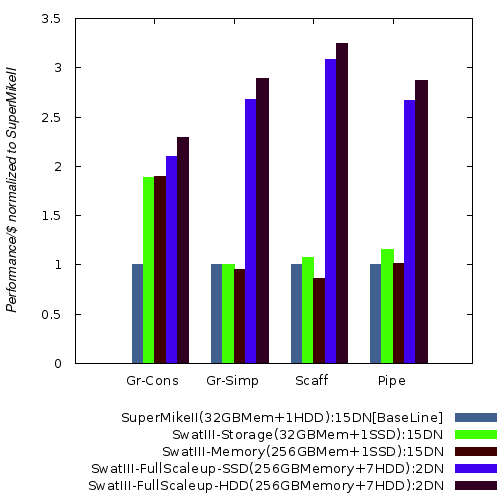

The script that saved this image:
set terminal png size 500,500 enhanced font 'Verdana,10'
set output 'ComparePerfPerDollar.png'
set key below
set ylabel '{/Helvetica-Oblique Performance/$ normalized to SuperMikeII}'
set style fill solid
set style data histograms
set yrange [0:3.5]
plot "ComparePerfPerDollar.dat" using 2:xtic(1) lt rgb "#406090" title 'SuperMikeII(32GBMem+1HDD):15DN[BaseLine]',\
     "" using 3 lt rgb "#40FF00" title 'SwatIII-Storage(32GBMem+1SSD):15DN',\
     "" using 4 lt rgb "#400000" title 'SwatIII-Memory(256GBMem+1SSD):15DN',\
     "" using 5 lt rgb "#4000F0" title 'SwatIII-FullScaleup-SSD(256GBMemory+7HDD):2DN',\
     "" using 6 lt rgb "#300020" title 'SwatIII-FullScaleup-HDD(256GBMemory+7HDD):2DN'

